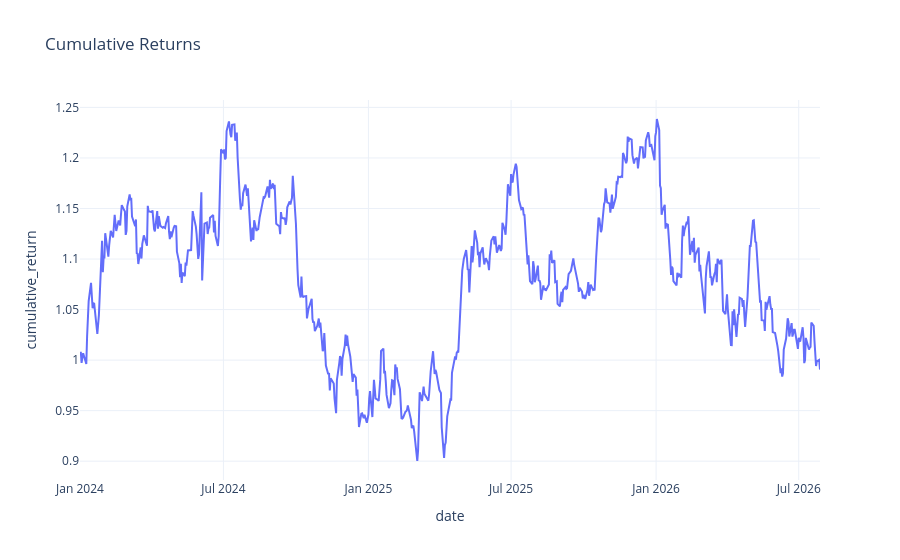

Notebook code cell kept with this figure:
### Markdown cell above
## 5. Cumulative Returns

### Code cell
df["cumulative_return"] = (1 + df["daily_return"]).cumprod()

fig = px.line(
    df,
    x="date",
    y="cumulative_return",
    title="Cumulative Returns"
)

fig.update_layout(
    template="plotly_white"
)

fig.show()

### Figure 1 — Plotly figure (JSON) as saved in the notebook; plotly's stock layout.template omitted (floating-point values rounded to 4 significant figures; data arrays with more than 128 entries replaced by an {"elided": "..."} marker saying what was removed)
{"data": [{"hovertemplate": "date=%{x}<br>cumulative_return=%{y}<extra></extra>", "legendgroup": "", "line": {"color": "#636efa", "dash": "solid"}, "marker": {"symbol": "circle"}, "mode": "lines", "name": "", "orientation": "v", "showlegend": false, "type": "scatter", "x": {"elided": "638 str values"}, "xaxis": "x", "y": {"elided": "638 float values"}, "yaxis": "y"}], "layout": {"legend": {"tracegroupgap": 0}, "title": {"text": "Cumulative Returns"}, "xaxis": {"anchor": "y", "domain": [0, 1], "title": {"text": "date"}}, "yaxis": {"anchor": "x", "domain": [0, 1], "title": {"text": "cumulative_return"}}}}
